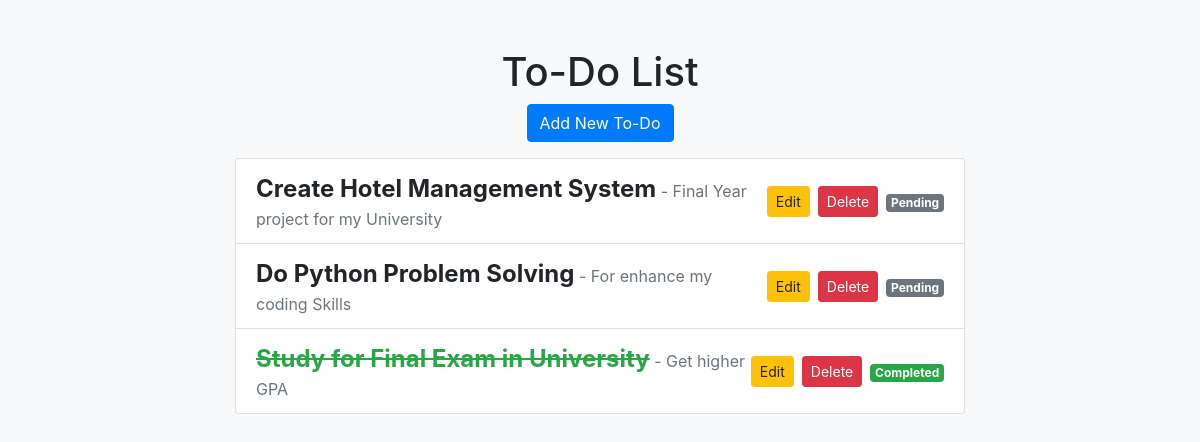
The page / on the database its author committed.
### todo/models.py (models this page shows, shortened)
class Todo(models.Model):
    title = models.CharField(max_length=200)
    description = models.TextField()
    completed = models.BooleanField(default=False)

### todo/views.py (the view)
# urls.py: path('', index, name='index'),
def index(request):
    todo = Todo.objects.all()
    return render(request, 'index.html', {'todo':todo})

### templates/index.html (shortened to what this page needs)
<!DOCTYPE html>
{% load static %}
<html lang="en">
<head>
    <link href="https://stackpath.bootstrapcdn.com/bootstrap/4.5.2/css/bootstrap.min.css" rel="stylesheet">
    <link href="https://cdnjs.cloudflare.com/ajax/libs/font-awesome/5.15.4/css/all.min.css" rel="stylesheet">
</head>
<body>
    <div class="container">
        <div class="row justify-content-center">
            <div class="col-md-8">
                <h1 class="mt-5 text-center">To-Do List</h1>
                <div class="text-center mb-3">
                    <a href="{% url 'add-todo' %}" class="btn btn-primary">Add New To-Do</a>
                </div>
                <ul class="list-group">
                    {% for t in todo %}
                        <li class="list-group-item {% if t.completed %}completed{% endif %}">
                            <div>
                                <span class="todo-title">{{ t.title }}</span>
                                <span class="todo-description">- {{ t.description }}</span>
                            </div>
                            <div class="actions">
                                <a href="{% url 'edit-todo' t.pk %}" class="btn btn-warning btn-sm">Edit</a>
                                <a href="{% url 'delete-todo' t.pk %}" class="btn btn-danger btn-sm">Delete</a>
                                <span class="task-status">
                                    {% if t.completed %}
                                        <span class="badge badge-success">Completed</span>
                                    {% else %}
                                        <span class="badge badge-secondary">Pending</span>
                                    {% endif %}
                                </span>
                            </div>
                        </li>
                    {% endfor %}
                </ul>
            </div>
        </div>
    </div>
</body>
</html>

### templates/index.html (style rules this page uses)
body { background-color: #f8f9fa; }
.todo-title { font-size: 1.5rem; font-weight: 700; }
.todo-description { color: #6c757d; }
.completed .todo-title { text-decoration: line-through; color: #28a745; }
.list-group-item { display: flex; justify-content: space-between; align-items: center; }
.actions { display: flex; gap: 0.5rem; align-items: center; }

### rows shown on the page
Todo: title "Create Hotel Management System", description "Final Year project for my University", completed "Pending"
Todo: title "Do Python Problem Solving", description "For enhance my coding Skills", completed "Pending"
Todo: title "Study for Final Exam in University", description "Get higher GPA", completed "Completed"
